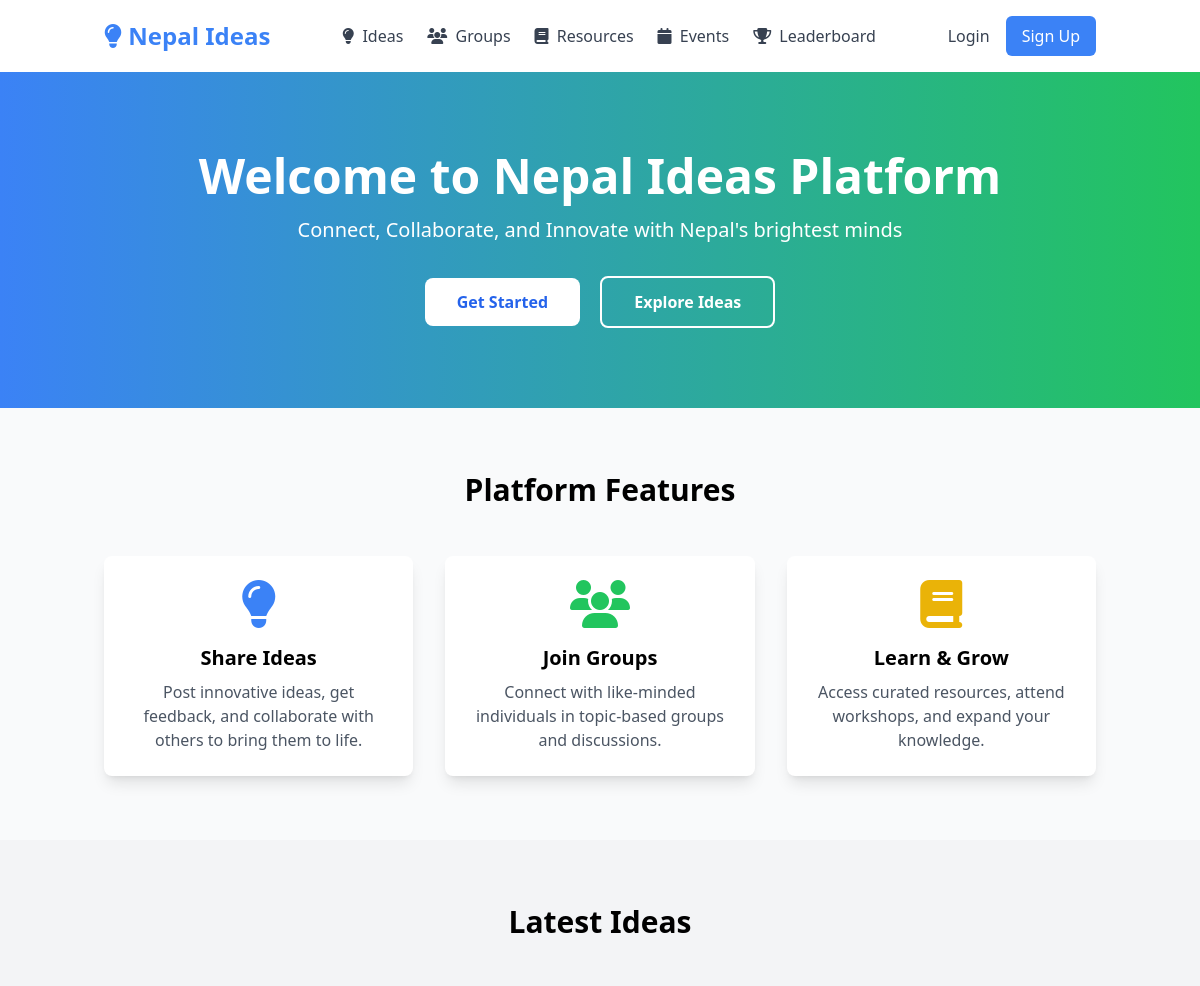
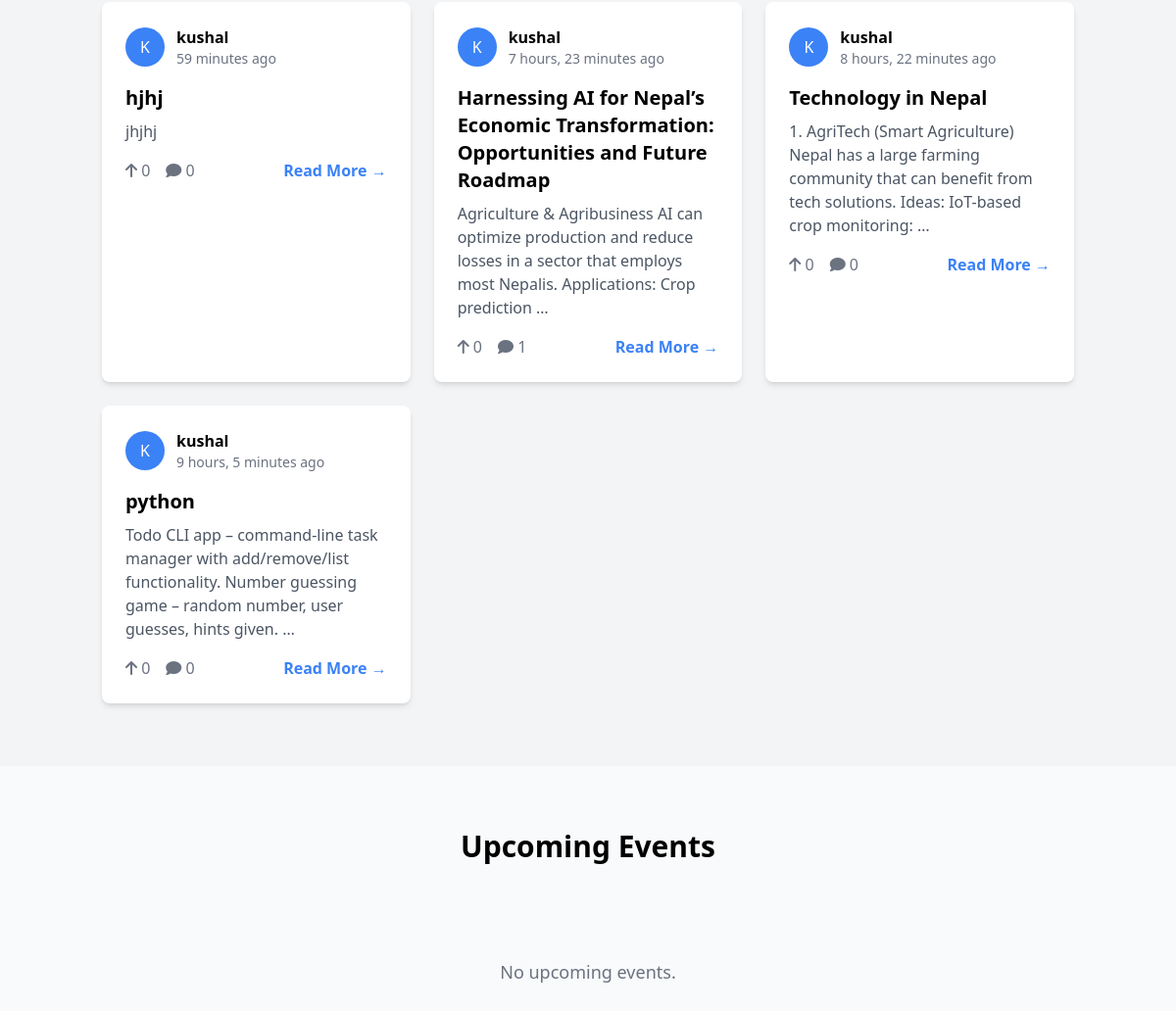
The page / on the database its author committed (2 pictures, top to bottom).
### ideas/models.py (models this page shows, shortened)
class Idea(models.Model):
    title = models.CharField(max_length=200)
    slug = models.SlugField(max_length=220, unique=True, blank=True)
    description = models.TextField()
    author = models.ForeignKey(settings.AUTH_USER_MODEL, on_delete=models.CASCADE, related_name='ideas')
    category = models.ForeignKey(Category, on_delete=models.SET_NULL, null=True, related_name='ideas')
    tags = TaggableManager()
    is_featured = models.BooleanField(default=False)
    created_at = models.DateTimeField(auto_now_add=True)
    updated_at = models.DateTimeField(auto_now=True)
    def upvote_count(self):
        return self.upvotes.count()
    def comment_count(self):
        return self.comments.count()
    class Meta:
        ordering = ['-created_at']

### users/models.py (models this page shows, shortened)
class User(AbstractUser):
    ROLE_CHOICES = [
        ('innovator', 'Innovator'),
        ('educator', 'Educator'),
        ('student', 'Student'),
        ('moderator', 'Moderator'),
        ('admin', 'Admin'),
    ]
    role = models.CharField(max_length=20, choices=ROLE_CHOICES, default='student')
    bio = models.TextField(blank=True, null=True)
    expertise = models.CharField(max_length=255, blank=True, null=True)
    profile_picture = models.ImageField(
        upload_to='profile_pics/',
        blank=True,
        null=True,
        validators=[FileExtensionValidator(allowed_extensions=['jpg', 'jpeg', 'png'])]
    )
    region = models.CharField(max_length=100, blank=True, null=True)
    skill_level = models.CharField(
        max_length=50,
        choices=[
            ('beginner', 'Beginner'),
            ('intermediate', 'Intermediate'),
            ('advanced', 'Advanced'),
            ('expert', 'Expert'),
        ],
        default='beginner'
    )
    followers = models.ManyToManyField(
        'self',
        symmetrical=False,
        related_name='following',
        blank=True
    )
    created_at = models.DateTimeField(auto_now_add=True)
    updated_at = models.DateTimeField(auto_now=True)
    class Meta:
        ordering = ['-created_at']

### community_platform/views.py (the view)
# urls.py: 2. Add a URL to urlpatterns:  path('', views.home, name='home')
def home(request):
    latest_ideas = Idea.objects.all()[:6]
    upcoming_events = Event.objects.filter(start_date__gte=timezone.now()).order_by('start_date')[:4]
    context = {
        'latest_ideas': latest_ideas,
        'upcoming_events': upcoming_events,
    }
    return render(request, 'home.html', context)

### templates/home.html (shortened to what this page needs)
{% extends 'base.html' %}
{% load static %}
{% block content %}
<section class="bg-gradient-to-r from-blue-500 to-green-500 text-white py-20">
    <div class="container mx-auto px-4 text-center">
        <h1 class="text-5xl font-bold mb-4">Welcome to Nepal Ideas Platform</h1>
        <p class="text-xl mb-8">Connect, Collaborate, and Innovate with Nepal's brightest minds</p>
        {% if not user.is_authenticated %}
        <div class="space-x-4">
            <a href="{% url 'users:register' %}" class="bg-white text-blue-600 px-8 py-3 rounded-lg font-semibold hover:bg-gray-100 transition inline-block">
                Get Started
            </a>
            <a href="{% url 'ideas:list' %}" class="bg-transparent border-2 border-white text-white px-8 py-3 rounded-lg font-semibold hover:bg-white hover:text-blue-600 transition inline-block">
                Explore Ideas
            </a>
        </div>
        {% endif %}
    </div>
</section>
<section class="py-16">
    <div class="container mx-auto px-4">
        <h2 class="text-3xl font-bold text-center mb-12">Platform Features</h2>
        <div class="grid grid-cols-1 md:grid-cols-3 gap-8">
            <div class="bg-white p-6 rounded-lg shadow-lg text-center">
                <div class="text-5xl text-blue-500 mb-4">
                    <i class="fas fa-lightbulb"></i>
                </div>
                <h3 class="text-xl font-bold mb-2">Share Ideas</h3>
                <p class="text-gray-600">Post innovative ideas, get feedback, and collaborate with others to bring them to life.</p>
            </div>
            <div class="bg-white p-6 rounded-lg shadow-lg text-center">
                <div class="text-5xl text-green-500 mb-4">
                    <i class="fas fa-users"></i>
                </div>
                <h3 class="text-xl font-bold mb-2">Join Groups</h3>
                <p class="text-gray-600">Connect with like-minded individuals in topic-based groups and discussions.</p>
            </div>
            <div class="bg-white p-6 rounded-lg shadow-lg text-center">
                <div class="text-5xl text-yellow-500 mb-4">
                    <i class="fas fa-book"></i>
                </div>
                <h3 class="text-xl font-bold mb-2">Learn & Grow</h3>
                <p class="text-gray-600">Access curated resources, attend workshops, and expand your knowledge.</p>
            </div>
        </div>
    </div>
</section>
<section class="bg-gray-100 py-16">
    <div class="container mx-auto px-4">
        <h2 class="text-3xl font-bold text-center mb-12">Latest Ideas</h2>
        <div class="grid grid-cols-1 md:grid-cols-3 gap-6">
            {% for idea in latest_ideas %}
            <div class="bg-white rounded-lg shadow-md p-6">
                <div class="flex items-center mb-4">
                    {% if idea.author.profile_picture %}
                    <img src="{{ idea.author.profile_picture.url }}" alt="{{ idea.author.username }}" class="w-10 h-10 rounded-full mr-3">
                    {% else %}
                    <div class="w-10 h-10 rounded-full bg-blue-500 text-white flex items-center justify-center mr-3">
                        {{ idea.author.username|first|upper }}
                    </div>
                    {% endif %}
                    <div>
                        <p class="font-semibold">{{ idea.author.username }}</p>
                        <p class="text-sm text-gray-500">{{ idea.created_at|timesince }} ago</p>
                    </div>
                </div>
                <h3 class="text-xl font-bold mb-2">{{ idea.title }}</h3>
                <p class="text-gray-600 mb-4">{{ idea.description|truncatewords:20 }}</p>
                <div class="flex items-center justify-between">
                    <div class="flex items-center space-x-4 text-gray-500">
                        <span><i class="fas fa-arrow-up"></i> {{ idea.upvote_count }}</span>
                        <span><i class="fas fa-comment"></i> {{ idea.comment_count }}</span>
                    </div>
                    <a href="{% url 'ideas:detail' idea.slug %}" class="text-blue-500 hover:text-blue-600 font-semibold">
                        Read More →
                    </a>
                </div>
            </div>
            {% endfor %}
        </div>
    </div>
</section>
<section class="py-16">
    <div class="container mx-auto px-4">
        <h2 class="text-3xl font-bold text-center mb-12">Upcoming Events</h2>
        <div class="grid grid-cols-1 md:grid-cols-2 gap-6">
            {% for event in upcoming_events %}
            <div class="bg-white rounded-lg shadow-md overflow-hidden">
                {% if event.image %}
                <img src="{{ event.image.url }}" alt="{{ event.title }}" class="w-full h-48 object-cover">
                {% else %}
                <div class="w-full h-48 bg-gradient-to-r from-blue-400 to-green-400"></div>
                {% endif %}
                <div class="p-6">
                    <div class="flex items-center justify-between mb-2">
                        <span class="bg-blue-100 text-blue-800 text-sm px-3 py-1 rounded-full">{{ event.get_event_type_display }}</span>
                        <span class="text-sm text-gray-500">{{ event.start_date|date:"M d, Y" }}</span>
                    </div>
                    <h3 class="text-xl font-bold mb-2">{{ event.title }}</h3>
                    <p class="text-gray-600 mb-4">{{ event.description|truncatewords:15 }}</p>
                    <a href="{% url 'events:detail' event.id %}" class="text-blue-500 hover:text-blue-600 font-semibold">
                        View Event →
                    </a>
                </div>
            </div>
            {% empty %}
            <div class="col-span-2 text-center py-12">
                <p class="text-gray-500 text-lg">No upcoming events.</p>
            </div>
            {% endfor %}
        </div>
    </div>
</section>
{% endblock %}

### rows shown on the page
Idea: author.username|first "K", author.username "kushal", created_at "59 minutes", title "hjhj", description "jhjhj", upvote_count "0", comment_count "0"
Idea: author.username|first "K", author.username "kushal", created_at "7 hours, 23 minutes", title "Harnessing AI for Nepal’s Economic Transformation: Opportunities and Future Roadmap", description "Agriculture & Agribusiness AI can optimize production and reduce losses in a sector that employs most Nepalis. Applications: Crop prediction …", upvote_count "0", comment_count "1"
Idea: author.username|first "K", author.username "kushal", created_at "8 hours, 22 minutes", title "Technology in Nepal", description "1. AgriTech (Smart Agriculture) Nepal has a large farming community that can benefit from tech solutions. Ideas: IoT-based crop monitoring: …", upvote_count "0", comment_count "0"
Idea: author.username|first "K", author.username "kushal", created_at "9 hours, 5 minutes", title "python", description "Todo CLI app – command-line task manager with add/remove/list functionality. Number guessing game – random number, user guesses, hints given. …", upvote_count "0", comment_count "0"
